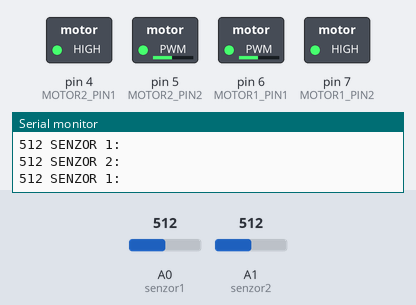
This sketch was run on a simulated Arduino Uno, built with avr-gcc and run on an emulated ATmega328P. On the bench: switched loads named in the sketch (green lamp = pin HIGH), the last lines printed to the serial monitor. The inputs (shaded band) are chosen by the test bench; at power-on: A0 (senzor1) = 512, A1 (senzor2) = 512.

Above: at 1.2 s.
1.3 s: A0 (senzor1) set to 0
At 1.7 s:
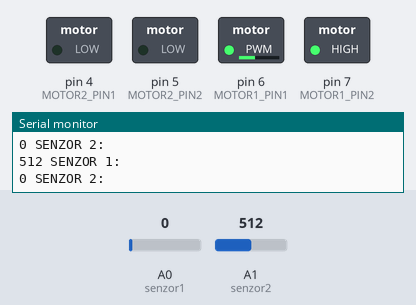
2.8 s: A1 (senzor2) set to 216
5.8 s: A1 (senzor2) set to 190
At 6.1 s:
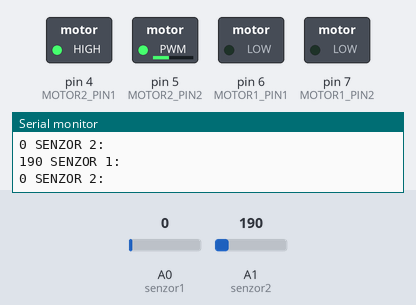
7.3 s: A1 (senzor2) set to 210
At 8.4 s:
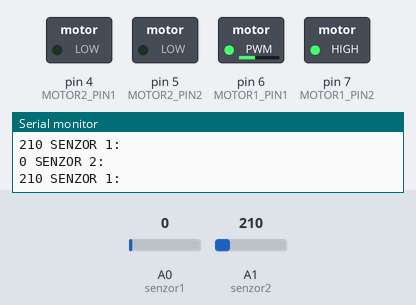
10.3 s: A1 (senzor2) set to 122
At 11.6 s:
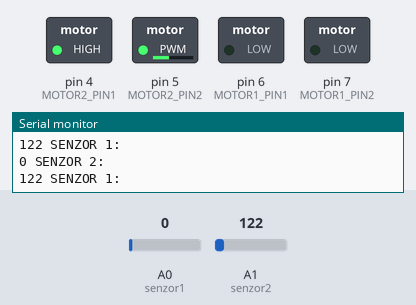
13.3 s: A0 (senzor1) set to 8
16.3 s: A0 (senzor1) set to 11
Timing chart, 0 to 19.3 s (numbered marks = the images above; inputs shaded):
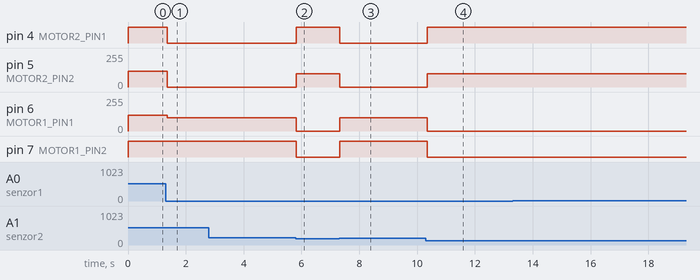

The sketch:

examen_roboti.ino
```cpp
int senzor1 = A0;
int senzor2 = A1;
int MOTOR2_PIN1 = 4;
int MOTOR2_PIN2 = 5;
int MOTOR1_PIN1 = 6;
int MOTOR1_PIN2 = 7;
int i;

void setup() {
  pinMode(MOTOR1_PIN1, OUTPUT);
  pinMode(MOTOR1_PIN2, OUTPUT);
  pinMode(MOTOR2_PIN1, OUTPUT);
  pinMode(MOTOR2_PIN2, OUTPUT);
  Serial.begin(9600);
}

void loop() {
  int s1 = analogRead(senzor1);
  Serial.println(" SENZOR 1: ");
  Serial.print(s1);
  int s2 = analogRead(senzor2);
  Serial.println(" SENZOR 2: ");
  Serial.print(s2);

  if (s1>300 && s2>300)
 {
   analogWrite(MOTOR1_PIN1,120);
   analogWrite(MOTOR1_PIN2, 150);
   analogWrite(MOTOR2_PIN1,150 );
   analogWrite(MOTOR2_PIN2,120);
   i=3;
  }

 if (s1>s2)
 {
   analogWrite(MOTOR1_PIN1,0);
   analogWrite(MOTOR1_PIN2, 0);
   analogWrite(MOTOR2_PIN1,130 );
   analogWrite(MOTOR2_PIN2,100);
   i=2;
  }

 //Left
 if (s2>s1)
 {
   analogWrite(MOTOR1_PIN1,100);
   analogWrite(MOTOR1_PIN2,130 );
   analogWrite(MOTOR2_PIN1,0 );
   analogWrite(MOTOR2_PIN2,0);
   i=3;
   //Right
  }
 if (i=2 && s1<200 && s2<200)
 {
   analogWrite(MOTOR1_PIN1,100);
   analogWrite(MOTOR1_PIN2,130 );
   analogWrite(MOTOR2_PIN1,0 );
   analogWrite(MOTOR2_PIN2,0);
   i==i+5;
  }
  //If out Left do Right Moves
 if (i=3 && s1<200 && s2<200)
 {
   analogWrite(MOTOR1_PIN1,0);
   analogWrite(MOTOR1_PIN2,0 );
   analogWrite(MOTOR2_PIN1,130 );
   analogWrite(MOTOR2_PIN2,100);
   i==i+5;
  }
  //If out Right do Left Moves
 if (i>500 && s1<200 && s2<200)
 {
   analogWrite(MOTOR1_PIN1,0 );
   analogWrite(MOTOR1_PIN2,0 );
   analogWrite(MOTOR2_PIN1,0 );
   analogWrite(MOTOR2_PIN2,0);
   delay(100);
}
//Stop
}
```

Measured:
- the behaviour switches between 200 and 199 on A1 (senzor2) (found by bisection; images 1 and 2)
- after the input at 1.3 s, pin 4 (MOTOR2_PIN1): HIGH → LOW after 0.06 s; pin 5 (MOTOR2_PIN2): 120/255 → 0/255 after 0.06 s; pin 6 (MOTOR1_PIN1): 120/255 → 100/255 after 0.06 s
- after the input at 5.8 s, pin 4 (MOTOR2_PIN1): LOW → HIGH at once; pin 5 (MOTOR2_PIN2): 0/255 → 100/255 at once; pin 6 (MOTOR1_PIN1): 100/255 → 0/255 at once; pin 7 (MOTOR1_PIN2): HIGH → LOW at once
- after the input at 7.3 s, pin 4 (MOTOR2_PIN1): HIGH → LOW at once; pin 5 (MOTOR2_PIN2): 100/255 → 0/255 at once; pin 6 (MOTOR1_PIN1): 0/255 → 100/255 at once; pin 7 (MOTOR1_PIN2): LOW → HIGH at once
- after the input at 10.3 s, pin 4 (MOTOR2_PIN1): LOW → HIGH after 0.05 s; pin 5 (MOTOR2_PIN2): 0/255 → 100/255 after 0.05 s; pin 6 (MOTOR1_PIN1): 100/255 → 0/255 after 0.05 s; pin 7 (MOTOR1_PIN2): HIGH → LOW after 0.05 s
